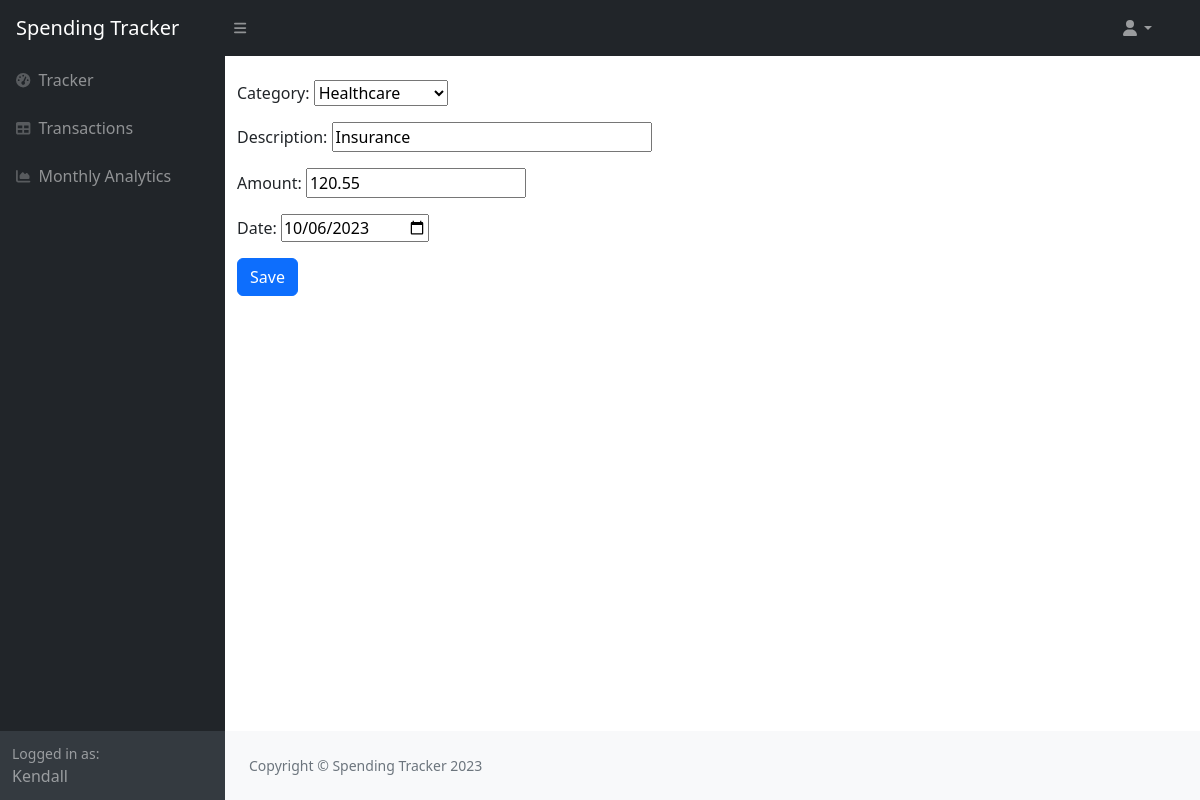
The app's page /95/update/ (signed in) with its own data.
### transactions/models.py (models this page shows, shortened)
class Spending(models.Model):
    customer = models.ForeignKey(User, on_delete=models.CASCADE)
    category = models.ForeignKey(Category, on_delete=models.CASCADE)
    description = models.CharField(max_length=155)
    amount = models.DecimalField(max_digits=6, decimal_places=2)
    date = models.DateField()

### transactions/views.py (the view)
# urls.py: path('<int:transaction_id>/update/', transaction_update_view, name='transaction-update'),
@login_required
def transaction_update_view(request, transaction_id):
    obj = get_object_or_404(Spending, id=transaction_id, customer=request.user)
    form = TransactionForm(request.POST or None, instance=obj)
    if form.is_valid():
        form.instance.customer = request.user
        form.save()
        return redirect('transaction-list')
    context = {'form': form}
    return render(request, 'transactions/transaction_create.html', context)

### transactions/forms.py
class TransactionForm(forms.ModelForm):
    description = forms.CharField(widget=forms.TextInput(attrs={'placeholder': 'Enter Name or Place of making spending: $',
                                                                'style': 'width: 320px'}))
    amount = forms.DecimalField(widget=forms.NumberInput(attrs={'placeholder': 'How much did you spend?',
                                                                'style': 'width: 220px'}))
    date = forms.DateField(widget=forms.DateInput(attrs={'type': 'date'}), input_formats=['%Y-%m-%d'])
    class Meta:
        model = Spending
        fields = ['category', 'description', 'amount', 'date']

### transactions/models.py (called while the page is built)
    def __str__(self):
        return self.title

### transactions/templates/transactions/transaction_create.html (shortened to what this page needs)
{% extends 'transactions/layout.html' %}
{% block content %}
<div class="container">
    <form class="pt-4" action="" method="POST">
        {{ form.as_p }}
        <input type="submit" value="Save" class="btn btn-primary">
    </form>
</div>
{% endblock %}

### transactions/templates/transactions/layout.html (shortened to what this page needs)
{% load static %}
<!DOCTYPE html>
<html lang="en">
    <head>
        <link href="https://cdn.jsdelivr.net/npm/bootstrap@5.1.3/dist/css/bootstrap.min.css" rel="stylesheet">
        <link href="https://cdn.jsdelivr.net/npm/simple-datatables@7.1.2/dist/style.min.css" rel="stylesheet" />
        <link rel="stylesheet" type="text/css" href="{% static 'transactions/styles.css' %}">
    </head>
    <body class="sb-nav-fixed">
        <nav class="sb-topnav navbar navbar-expand navbar-dark bg-dark">
            <a class="navbar-brand ps-3" href="{% url 'transaction-list' %}">Spending Tracker</a>
            <button class="btn btn-link btn-sm order-1 order-lg-0 me-4 me-lg-0" id="sidebarToggle" href="#!"><i class="fas fa-bars"></i></button>
            <div class="d-none d-md-inline-block form-inline ms-auto me-0 me-md-3 my-2 my-md-0">
            <ul class="navbar-nav ms-auto ms-md-0 me-3 me-lg-4">
                <li class="nav-item dropdown">
                    <a class="nav-link dropdown-toggle" id="navbarDropdown" href="#" role="button" data-bs-toggle="dropdown" aria-expanded="false"><i class="fas fa-user fa-fw"></i></a>
                </li>
            </ul></div>
        </nav>
        <div id="layoutSidenav">
            <div id="layoutSidenav_nav">
                <nav class="sb-sidenav accordion sb-sidenav-dark" id="sidenavAccordion">
                    <div class="sb-sidenav-menu">
                        <div class="nav">
                            <a class="nav-link" href="{% url 'transaction-list' %}">
                                <div class="sb-nav-link-icon"><i class="fas fa-tachometer-alt"></i></div>
                                Tracker
                            </a>
                            <a class="nav-link" href="{% url 'history' %}">
                                <div class="sb-nav-link-icon"><i class="fas fa-table"></i></div>
                                Transactions
                            </a>
                            <a class="nav-link" href="{% url 'analytics' %}">
                                <div class="sb-nav-link-icon"><i class="fas fa-chart-area"></i></div>
                                Monthly Analytics
                            </a>
                        </div>
                    </div>
                    <div class="sb-sidenav-footer">
                        {% if user.is_authenticated %}
                        <div class="small">Logged in as:</div>
                        {{ request.user }}
                        {% endif %}
                    </div>
                </nav>
            </div>
            <div id="layoutSidenav_content">
                <main>
                    {% block content %}{% endblock %}
                </main>
            <footer class="py-4 bg-light mt-auto">
                <div class="container-fluid px-4">
                    <div class="d-flex align-items-center justify-content-between small">
                        <div class="text-muted">Copyright &copy; Spending Tracker 2023</div>
                    </div>
                </div>
            </footer>
            </div>
        </div>
    </body>
</html>

### records on screen
Spending: category "Healthcare", description "Insurance", amount "120.55", date "10/06/2023"

### other values on screen
{{ request.user }} "Kendall"
